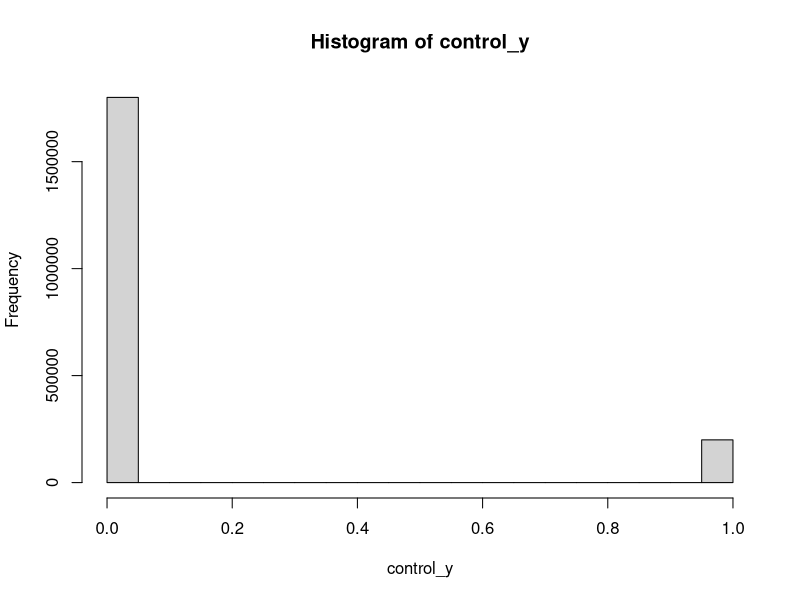
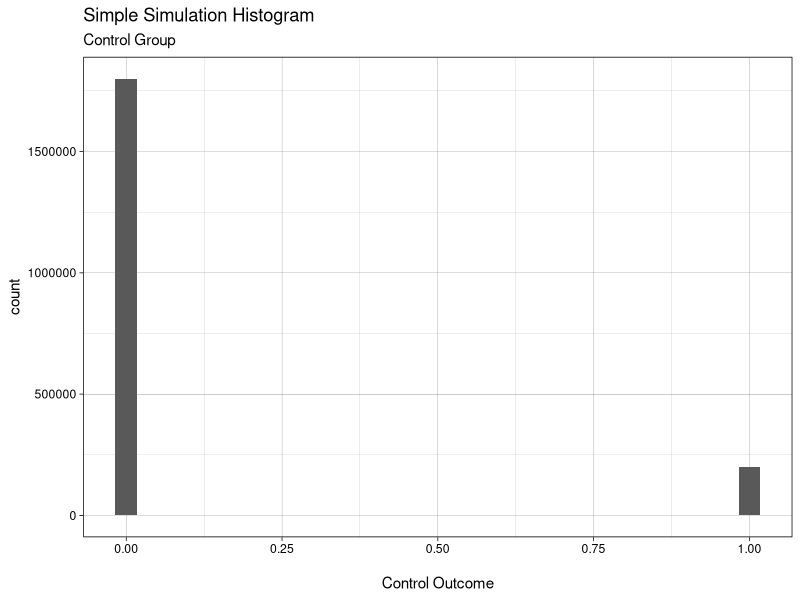
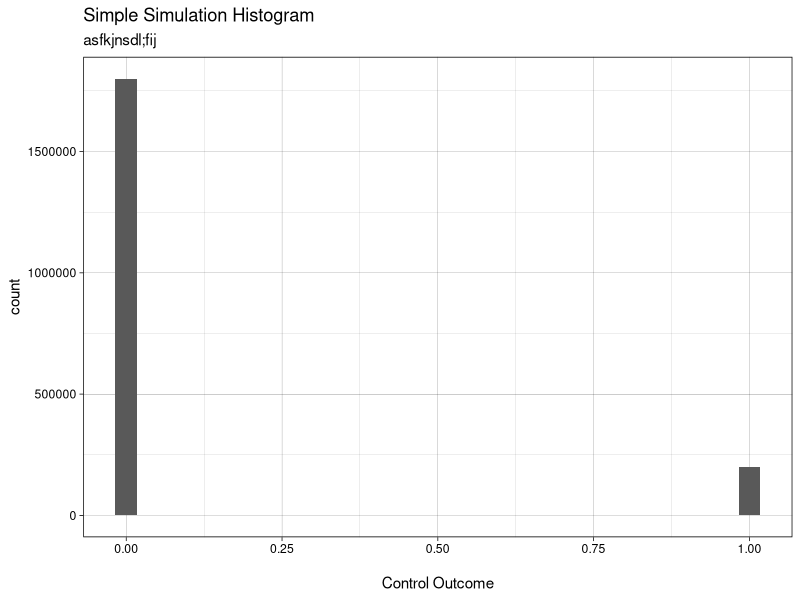
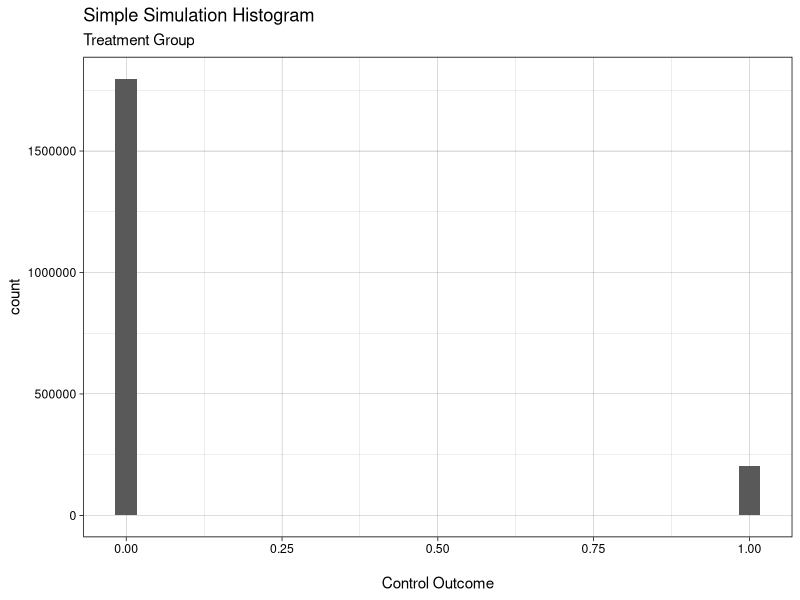
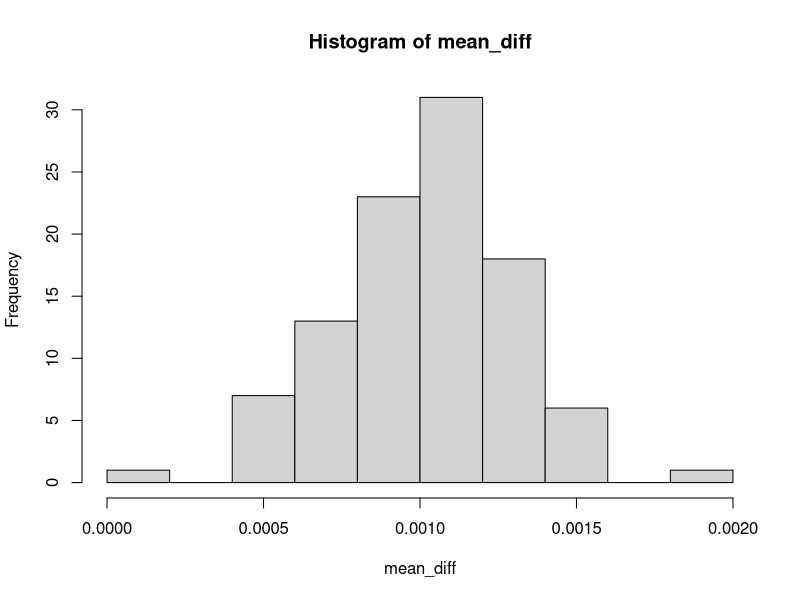

Recreate these plots in R, in order. (Note: this script raises an error after producing the figures.)
## ---- chunk 1
# Load required packages
xfun::pkg_attach2("DiagrammeR")
## ---- chunk 2
DiagrammeR::mermaid("
graph TB
  A[Hypothesise DGP]-->AA[Identification strategies]
  AA-->B[Functions for 1 draw & analysis]
  B-->C[Function to repeat for n draws]
  B-- Debug -->B
  C-->D[Plot simulations]
  C-- Debug -->C 
  D-- Debug -->D
  D-- Iterate -->A
")
## ---- chunk 3
control_y_1 <- rbinom(n = 1, size = 1, prob = 0.1)
control_y_1
## ---- chunk 4
# number of observations variable to ensure consistency across sims
n_obs <- 2e6
control_prob <- 0.1

control_y <- rbinom(n = n_obs, size = 1, prob = control_prob)
hist(control_y)
## ---- chunk 5
# ggplot2 is a member of the "tidyverse" set of packages
xfun::pkg_attach2("tidyverse")

# I personally enjoy the simplicity of the "linedraw" theme
theme_set(theme_linedraw())

# ggplot cannot accept a vector, like `hist` 
# You need to convert to a data frame or the tidyverse equivalent "tibble"
control_y_tbl <- as_tibble(control_y)

# Plot and change the x-axis label
ggplot(control_y_tbl, aes(x = value)) + # as_tibble names the column "value" by default
  geom_histogram() + 
  xlab("\nControl Outcome") + # \n adds a line break before the label
  ggtitle("Simple Simulation Histogram", subtitle = "Control Group")
## ---- chunk 6
# @param outcomes numeric vector
# @param subtitle character string of the plot's subtitle

plot_histogram <- function(outcomes, subtitle) {
  if (missing(subtitle)) stop("subtitle must be specified")
  x_tbl <- as_tibble(outcomes)
  ggplot(x_tbl, aes(x = value)) + 
  geom_histogram() + 
  xlab("\nControl Outcome") +
  ggtitle("Simple Simulation Histogram", subtitle = subtitle)
}

plot_histogram(outcomes = control_y, subtitle = "asfkjnsdl;fij")
## ---- chunk 7
rel_effect <- 0.01
treat_prob <- control_prob + (control_prob * rel_effect)
treatment_y <- rbinom(n = n_obs, size = 1, prob = treat_prob)

plot_histogram(treatment_y, subtitle = "Treatment Group")
## ---- chunk 8
mean(treatment_y) - mean(control_y) 
## ---- chunk 9
# @param n integer number of draws per treatment arm
# @param control_prob numeric probability of control success [0, 1]
# @param rel_effect numeric relative effect, change in success probability 
# caused by treatment 

one_sim <- function(n, control_prob, rel_effect) {
  treat_prob <- control_prob + (control_prob * rel_effect)
    
  cy <- rbinom(n = n, size = 1, prob = control_prob)
  ty <- rbinom(n = n, size = 1, prob = treat_prob)
  
  mean(ty) - mean(cy)
}
## ---- chunk 10
one_sim(n = n_obs, control_prob = control_prob, 
        rel_effect = rel_effect)
## ---- chunk 11
# package to add a progress bar to monitor loop progress
xfun::pkg_attach2("progress")

# Create vector of NAs to take the simulation results
n_sims <- 100
mean_diff <- rep(NA, n_sims)
pb <- progress_bar$new(total = n_sims)

for (i in seq_along(mean_diff)) {
  pb$tick() # increment the progress bar
  mean_diff[i] <- one_sim(n = n_obs, control_prob = control_prob, 
        rel_effect = rel_effect)
  #if (is.na(mean_diff[i])) stop(paste(i, "is missing"))
}

hist(mean_diff)
## ---- chunk 12
system.time(
  mean_diff <- replicate(n_sims, one_sim(n = n_obs, 
                                       control_prob = control_prob, 
                                       rel_effect = rel_effect))
)
## ---- chunk 13
system.time(
  for (i in seq_along(mean_diff)) {
    mean_diff[i] <- one_sim(n = n_obs, control_prob = control_prob, 
        rel_effect = rel_effect)
  }
)
## ---- chunk 14
xfun::pkg_attach2("mcreplicate")

system.time(
  mc_replicate(n_sims, one_sim(n = n_obs, 
                              control_prob = control_prob, 
                              rel_effect = rel_effect),
              mc.cores = 4)
)
## ---- chunk 15
diff_means_1000 <- mc_replicate(1e3, one_sim(n = n_obs, 
                                      control_prob = control_prob, 
                                      rel_effect = rel_effect),
                              mc.cores = 4)

# find mean of all simulations for plotting
mean_of_means <- mean(diff_means_1000)

# plot simulations with line at mean value
diff_means_1000_tbl <- as_tibble(diff_means_1000)

ggplot(diff_means_1000_tbl, aes(value)) +
  geom_histogram(alpha = 0.6, fill = "#29ffc6") +
  geom_vline(xintercept = mean_of_means, linetype = "dashed") +
  xlab("\nTreatment - Control") +
  ggtitle("Monte Carlo Results", 
          subtitle = "Difference of means for binary outcome\n1,000 simulations")
## ---- chunk 16
# Function to test
two <- function() {
  four <- 2 + 2
  if (four != 4) 
    stop("Did not add 2 + 2 correctly")
  
  four / 2
}

# Automated test 
if (two() != 2) stop("function two did not return two")
## ---- chunk 17
DiagrammeR::mermaid("
graph LR
  Z-->Y
  Z-->X
  X-->Y
")
